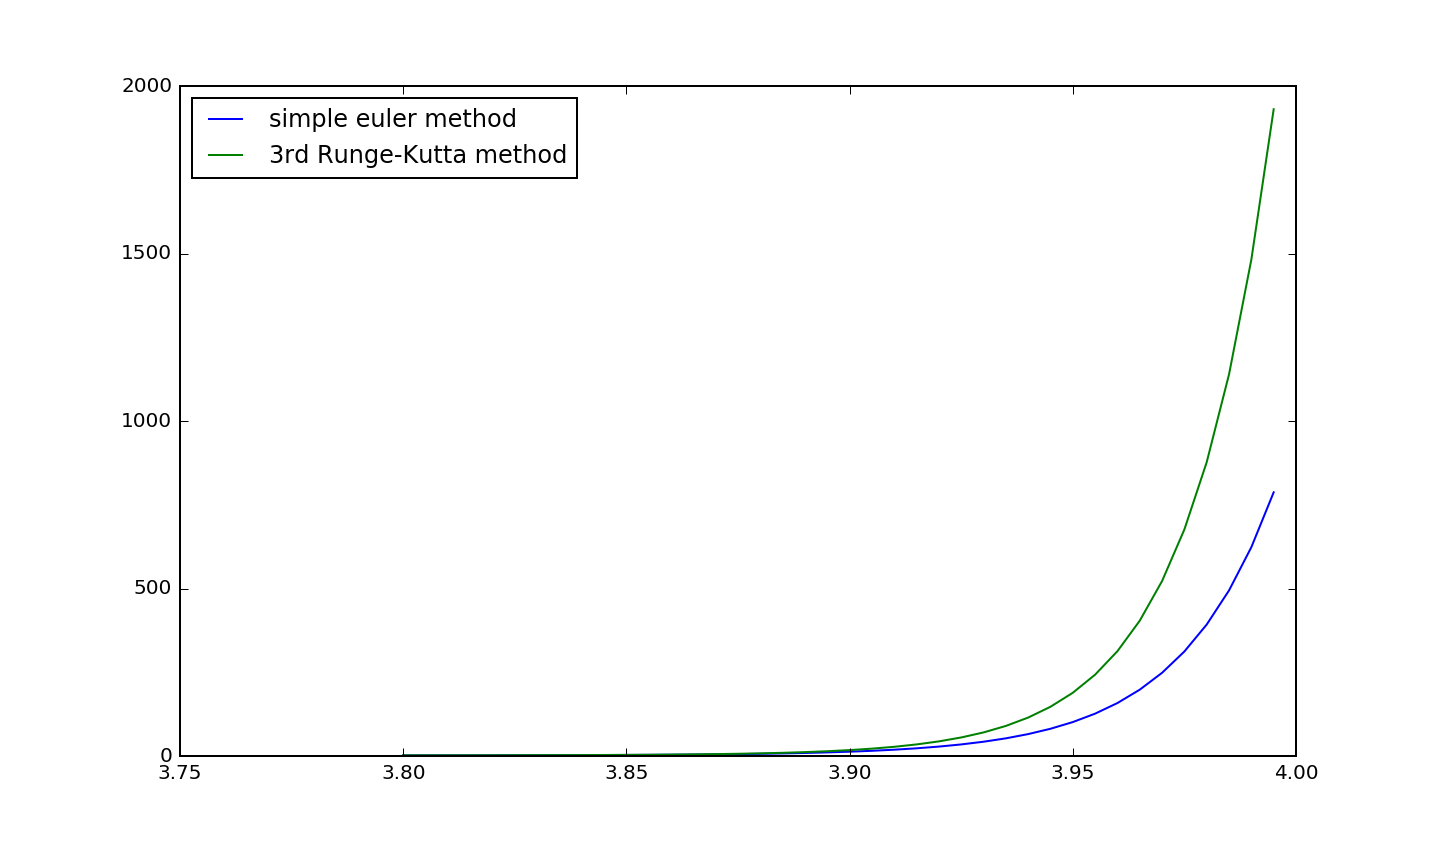

Write the Python code that produced this figure.
# -*- coding: utf-8 -*-
"""
Created on Thu Mar 24 19:09:36 2016

@author: AF
"""

import ode as solving_ode
import matplotlib.pyplot as plt
import math

A = solving_ode.ode(0.005,3.8,4,(2,8))  
A.set_fxs(('y1','-x*y+y1*math.e**x+3*math.sin(2*x)'),['x','y','y1'])
euler_record = A.euler()
rgkt_3_record = A.rgkt_3()
plt.figure(figsize = (10,6))
plt.plot(euler_record[0],euler_record[1][0],'*',label = 'simple euler method')
plt.plot(rgkt_3_record[0],rgkt_3_record[1][0],label = '3rd Runge-Kutta method')
plt.legend(loc = 'left upper')
plt.savefig('example2.png',dpi = 144)
plt.show()
